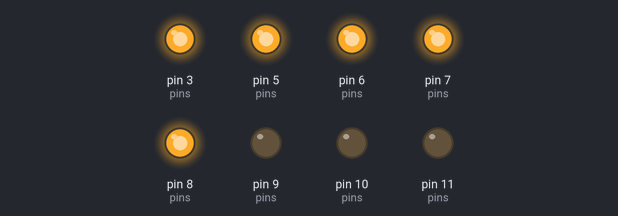
Bench run of a sketch on a simulated Arduino Uno, built with avr-gcc and run on an emulated ATmega328P. On the bench: output pins drawn as LEDs (lit = HIGH).

Above: at 0.05 s.
At 0.75 s:
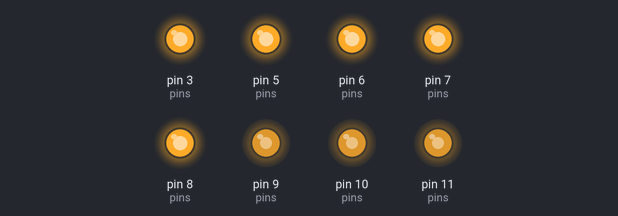
Timing chart, 0 to 3.0 s (numbered marks = the images above):
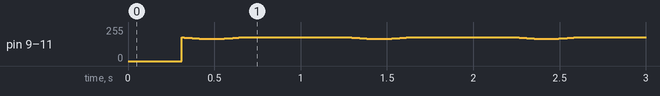

The sketch:

vibrator.ino
```cpp
void setPwmFrequency(int pin, int divisor) {
  byte mode;
  if(pin == 5 || pin == 6 || pin == 9 || pin == 10) {
    switch(divisor) {
      case 1: mode = 0x01; break;
      case 8: mode = 0x02; break;
      case 64: mode = 0x03; break;
      case 256: mode = 0x04; break;
      case 1024: mode = 0x05; break;
      default: return;
    }
    if(pin == 5 || pin == 6) {
      TCCR0B = TCCR0B & 0b11111000 | mode;
    } else {
      TCCR1B = TCCR1B & 0b11111000 | mode;
    }
  } else if(pin == 3 || pin == 11) {
    switch(divisor) {
      case 1: mode = 0x01; break;
      case 8: mode = 0x02; break;
      case 32: mode = 0x03; break;
      case 64: mode = 0x04; break;
      case 128: mode = 0x05; break;
      case 256: mode = 0x06; break;
      case 1024: mode = 0x07; break;
      default: return;
    }
    TCCR2B = TCCR2B & 0b11111000 | mode;
  }
}


// the setup function runs once when you press reset or power the board
int tback = 11;
int bback = 10;
int but = 9;


int minVib = 30;
int maxVib = 255;
void setup() {

  // initialize digital pin LED_BUILTIN as an output.
  int pins[] = {3,5,6,7,8,9,10,11};
  for(int i=0;i<=7;i++){
    int pin = pins[i];
    pinMode(pin, OUTPUT);
    digitalWrite(pin, HIGH);
  }

   setPwmFrequency(bback, 1);
   setPwmFrequency(but, 1);
   setPwmFrequency(tback, 1);
}

void vibrate(int pos, int intensity){
  analogWrite(pos, 255-intensity);
}

void vibrateAll(int intensity){
  vibrate(but, intensity);
  vibrate(tback, intensity);
  vibrate(bback, intensity);
}

void vibrateAllM(int intensity){
  vibrate(but, intensity);
  vibrate(tback, intensity);
  vibrate(bback, intensity);
}

void beat(int style, int freq, int scalar){//freq in bpm
  if(style==0){
    float j = 0;
    int i=minVib;
    float omega = 3.141592654*freq/60000;
    while(i>=minVib){
      i = (maxVib-minVib)*sin(omega*j)+minVib;
      j++;
      vibrateAllM(i*scalar/100);
      delay(1);
    }
  }
}

// the loop function runs over and over again forever
void loop() {
  beat(0, 74, 35);
}
```
